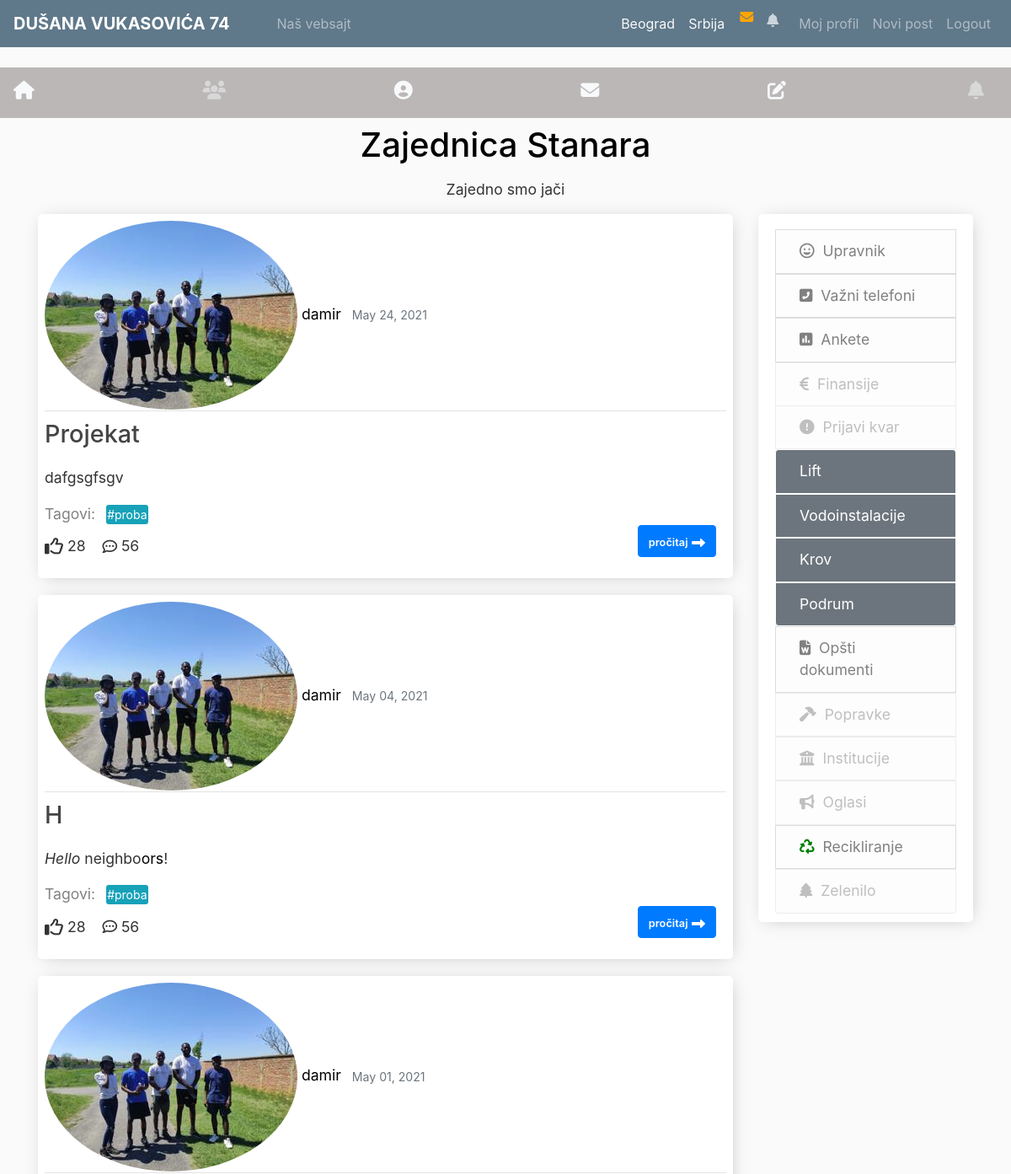
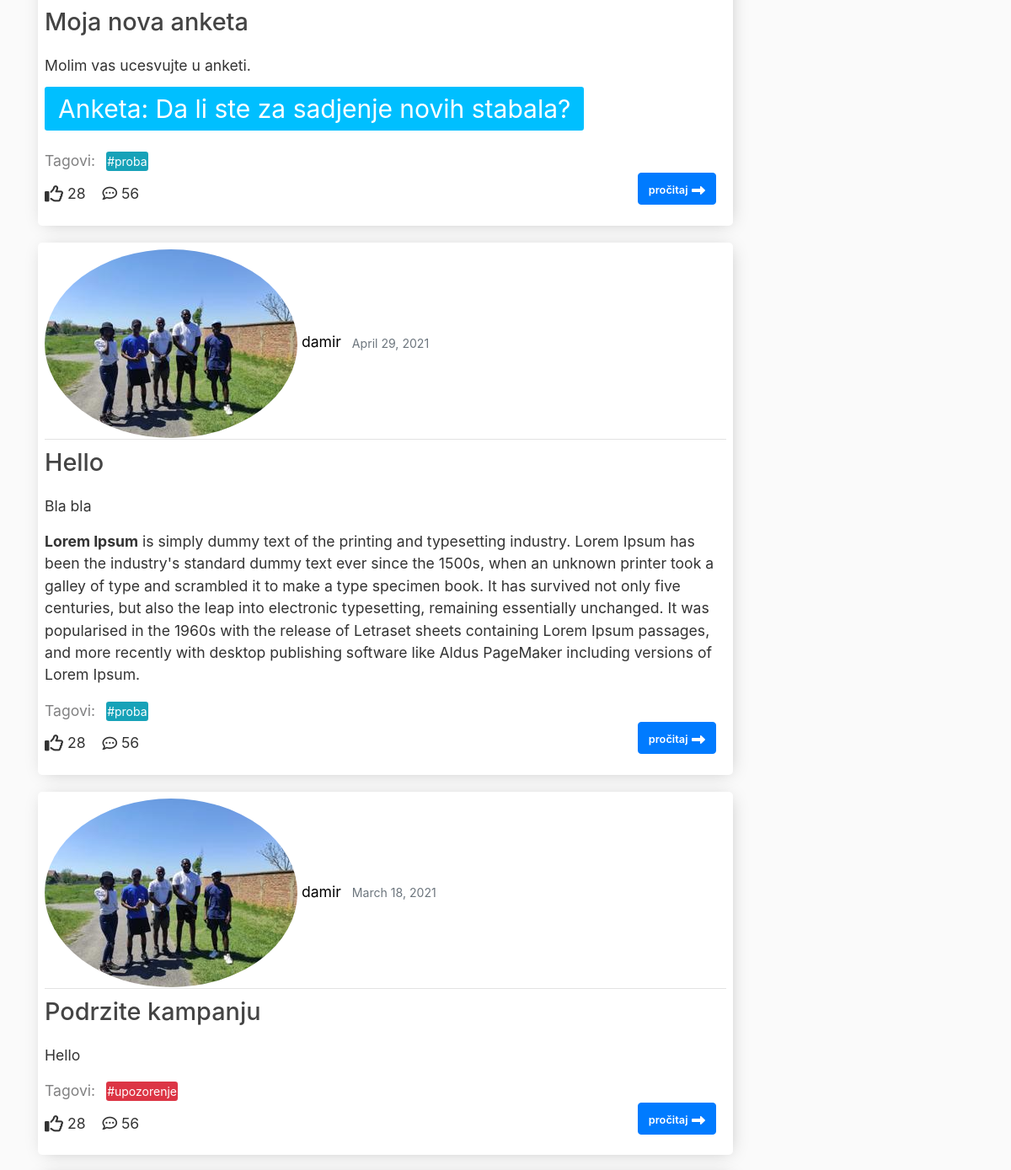
The page /home_user/ (signed in, upper part) on the database as committed earlier (2 pictures, top to bottom).
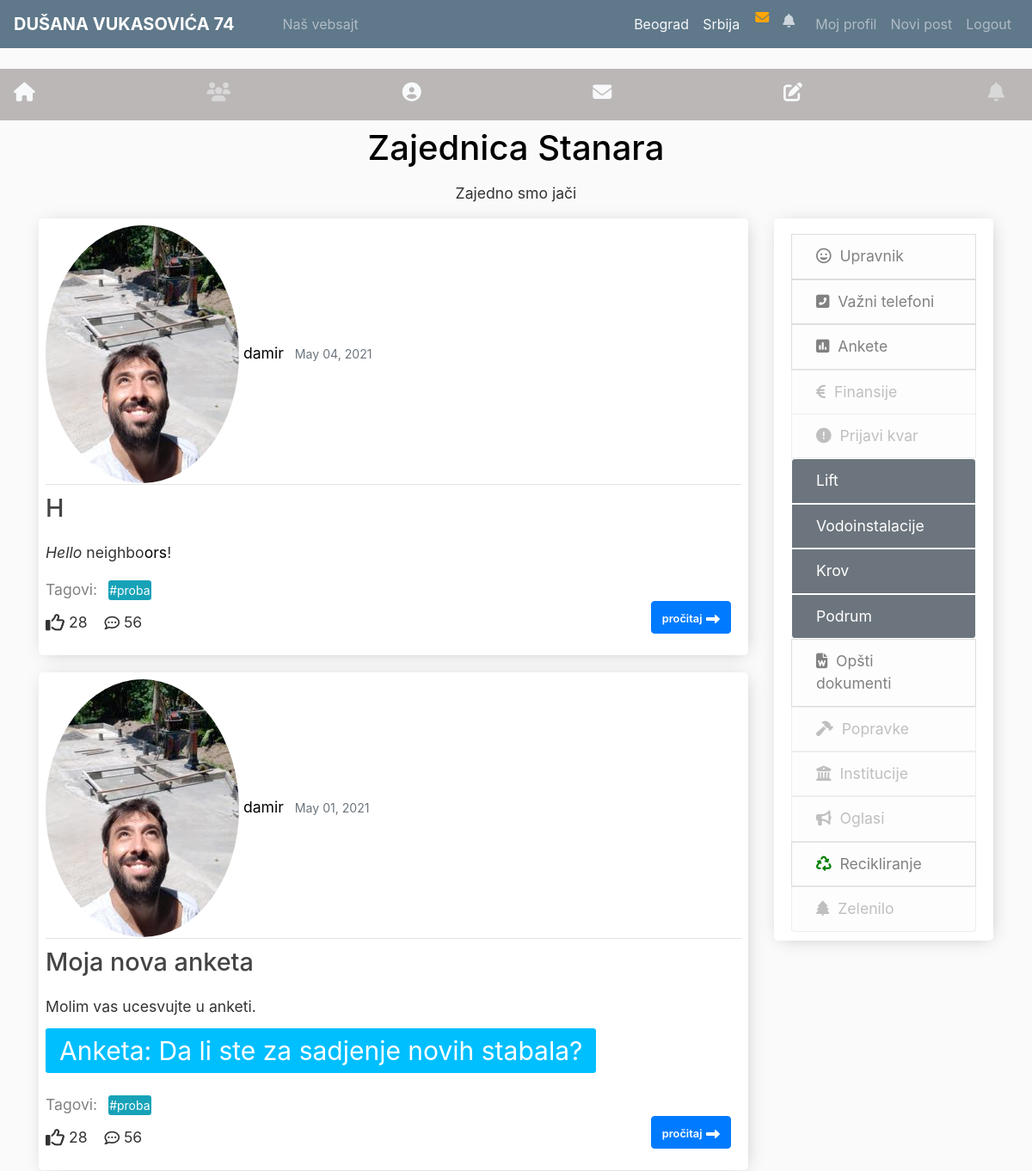
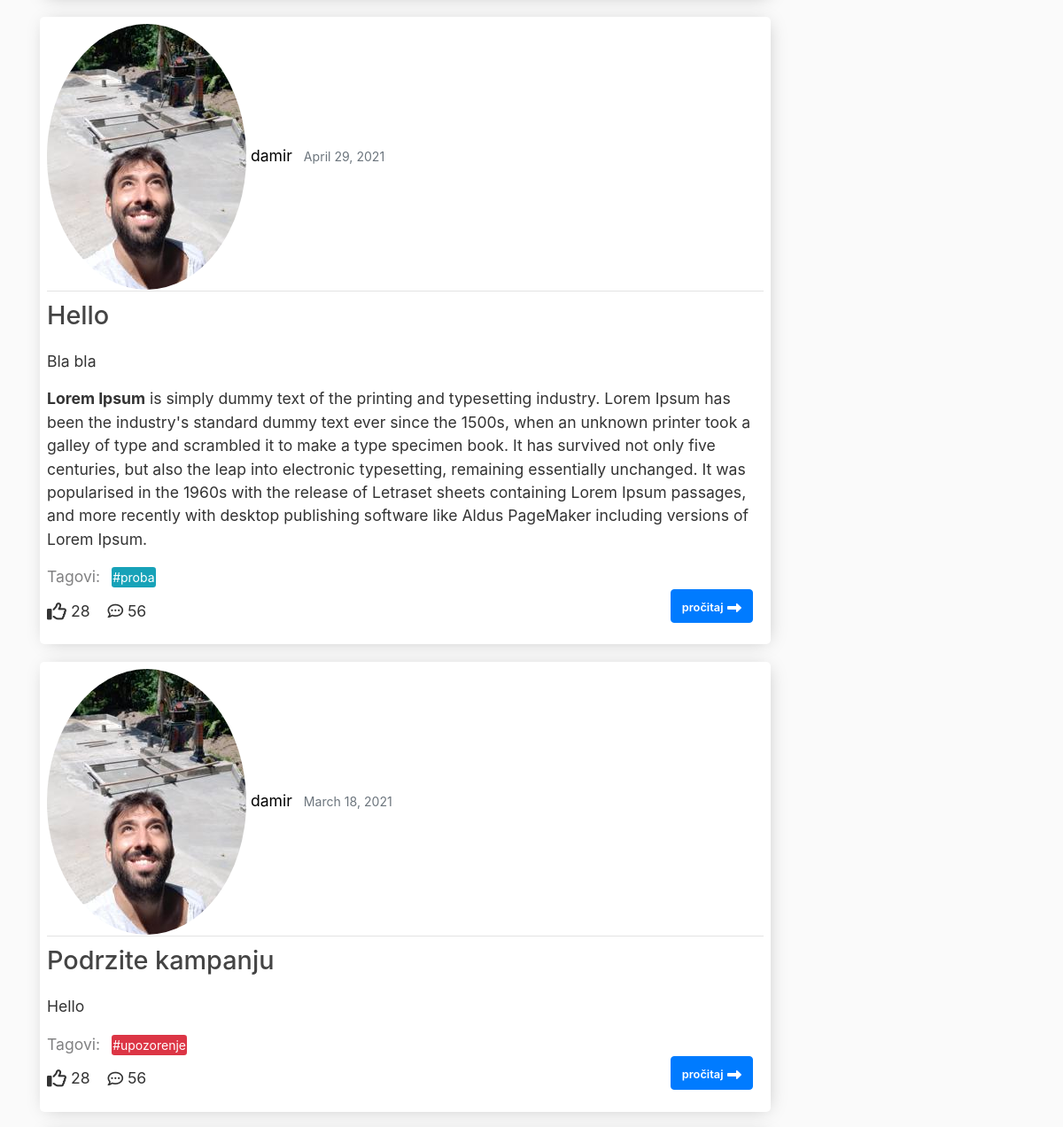
The same page on the database as committed later (2 pictures, top to bottom).
### users/models.py (models this page shows, shortened)
class Ulaz(models.Model):
    Grad = models.ForeignKey(
        Grad, on_delete=models.SET_NULL, related_name="ulazi", null=True
    )
    Opština = models.ForeignKey(
        Opština, on_delete=models.SET_NULL, related_name="ulazi", null=True
    )
    Ulica_i_broj = models.CharField(max_length=100)
    website = models.URLField(default="https://www.b92.net/")
    papir_box_full = models.BooleanField(default=False)
    cep_box_full = models.BooleanField(default=False)
    cep_box_filled_date = models.FloatField(null=True, blank=True)
    city = models.CharField(max_length=255, default='Belgrade')
    location = PlainLocationField(
        based_fields=['city'], zoom=10, null=True, blank=True
    )
    class Meta:
        verbose_name_plural = "Ulazi"

class CustomUser(AbstractUser):
    username_validator = MyValidator()
    username = models.CharField(
        _('username'),
        max_length=150,
        unique=True,
        help_text=_(
            'Required. 150 characters or fewer.'
            'Letters, digits and @/./ /-/_ only.'
        ),
        validators=[username_validator],
        error_messages={
            'unique': _("A user with that username already exists."),
        },
    )
    is_director = models.BooleanField(default=False)
    Grad = models.CharField(max_length=100)
    Opština = models.CharField(max_length=25)
    Ulica_i_broj = models.CharField(max_length=100)
    Broj_stana = models.CharField(max_length=25)
    Ulaz = models.ForeignKey(
        Ulaz, on_delete=models.CASCADE, null=True, blank=True
    )
    upravnik_id = models.CharField(max_length=25, null=True, blank=True)
    def __str__(self):
        return str(self.username)

class Profile(models.Model):
    user = models.OneToOneField(CustomUser, on_delete=models.CASCADE)
    image = models.ImageField(default='default.jpg', upload_to="profile_pics")
    o_sebi = models.TextField(null=True, blank=True)
    oceni_upravnika = models.IntegerField(
        validators=[MinValueValidator(1), MaxValueValidator(10)],
        null=True,
        blank=True
    )
    prosecna_ocena = models.FloatField(null=True, blank=True)
    broj_ocenjivaca = models.IntegerField(null=True, blank=True)
    is_director = models.BooleanField(default=False)
    radi_za = models.CharField(max_length=100, null=True, blank=True)
    vrsta_upravnika = models.CharField(max_length=100, null=True, blank=True)
    is_organisation = models.BooleanField(default=False)

### home/models.py (models this page shows, shortened)
class Post(models.Model):
    title = models.CharField("Naslov", max_length=100)
    Sadržaj = RichTextUploadingField(null=True, blank=True)
    date_posted = models.DateTimeField(default=timezone.now)
    author = models.ForeignKey(CustomUser, on_delete=models.CASCADE)
    tip = models.CharField(
        max_length=50, choices=post_outlines, default="Info"
    )
    slug = models.SlugField(max_length=100, null=True)
    tags = TaggableManager("Tagovi")
    anketa_id = models.IntegerField(blank=True, null=True)
    anketa_title = models.CharField(max_length=100, blank=True, null=True)

### home/views.py (the view)
# urls.py: path("home_user/", PostListView.as_view(), name="app-home-user"),
class PostListView(LoginRequiredMixin, ListView):
    template_name = "home/home.html"
    context_object_name = "posts"
    paginate_by = 5
    def get_queryset(self):
        posts = Post.objects.filter(
            author__Ulaz__Ulica_i_broj=self.request.user.Ulaz.Ulica_i_broj
        ).order_by("-date_posted")
        return posts
    def get_context_data(self, **kwargs):
        context = super(PostListView, self).get_context_data(**kwargs)
        context["upravnik"] = Upravnik.objects.get(ulaz=self.request.user.Ulaz)
        context["ulaz"] = self.request.user.Ulaz.Ulica_i_broj
        context["website"] = self.request.user.Ulaz.website
        messages = MessageForUpravnik.objects.filter(
            receiver=self.request.user
        )
        context["user_messages"] = messages
        return context

### home/templates/home/home.html (shortened to what this page needs)
{% extends 'home/base_content.html' %}
{% block content%}
	{% for post in posts %}
	  <article class="media content-section p-2" style="position: relative;">
	  <div class="media-body">
	    <div class="article-metadata">
	    {% if user == post.author %}
	        <img class="rounded-circle post-author-img" src="{{ user.profile.image.url }}">
	        <a class="mr-2" href="{% url 'profile' %}">{{ post.author }}</a>
	    {% else %}
	        {% if post.author == upravnik.user %}
	            <a class="mr-2" href="{% url 'manager' %}">{{ post.author }}</a>
	        {% else %}
	            <a class="mr-2" href="{% url 'user-profile' post.author.id %}">{{ post.author }}</a>
	        {% endif %}
	    {% endif %}
	      <small class="text-muted">{{ post.date_posted|date:"F d, Y" }}</small>
	    </div>
	    <h2><a class="article-title" href="{% url 'post-detail' post.id %}">{{ post.title }}</a></h2>
	    <p class="article-content">{{ post.Sadržaj|safe }}<span><a href="{% url 'post-detail' post.id %}"></a></span></p>
	    {% if post.anketa_id != None %}
	        <a class="btn-lg btn-success border-0" href="{% url 'poll-vote' post.anketa_id %}" style="font-size: 30px; background-color: deepskyblue; border-radius: .2rem;">Anketa: {{ post.anketa_title }}</a><br><br>
	    {% endif %}
	    <ul class="list-inline">
	    	<li class="list-inline-item">Tagovi:</li>
	     {% for tag in post.tags.all %}
	         {% if tag.name == "upozorenje" %}
	             <li class="list-inline-item"><a href="{% url 'app-tagged' tag.slug %}"><button class="btn-sm btn-danger border-0" type="submit">#{{ tag }}</button></a></li>
	         {% else %}
        	    <li class="list-inline-item"><a href="{% url 'app-tagged' tag.slug %}"><button class="btn-sm btn-info border-0" type="submit">#{{ tag }}</button></a></li>
        	{% endif %}
        {% endfor %}
    </ul>
    <p><i class="far fa-thumbs-up fa-lg mt-4"></i>&nbsp;<span>28</span>&nbsp;&nbsp;&nbsp;&nbsp;<i class="far fa-comment-dots"></i>&nbsp;<span>56</span><a href="{% url 'post-detail' post.id %}" class="btn btn-primary" style="position: absolute; right: 20px;"><small style="font-weight: 600;">pročitaj</small>&nbsp;<i class="fas fa-long-arrow-alt-right" style="position: relative; top: 2px;"></i></a></p>
	</div>
	</article>
	{% endfor %}
{% endblock content %}

### home/templates/home/base.html (shortened to what this page needs)
<!DOCTYPE html>
<html>
{% load pwa %}
{% load static %}
<head>
    <link rel="stylesheet" href="https://stackpath.bootstrapcdn.com/bootstrap/4.5.2/css/bootstrap.min.css">
    <link rel="stylesheet" href="https://unpkg.com/leaflet@1.6.0/dist/leaflet.css"
/>
    <link href='https://api.mapbox.com/mapbox.js/plugins/leaflet-fullscreen/v1.0.1/leaflet.fullscreen.css' rel='stylesheet' />
    <link rel="stylesheet" type="text/css" href="{% static 'home/main.css' %}">
</head>
{% if user.is_authenticated %}
    <body id="body-auth">
{% else%}
    <body>
{% endif %}
	  <nav class="navbar navbar-expand-md navbar-dark bg-steel fixed-top">
	     {% if user.is_authenticated %}
	         {% if 'papir' in request.path %}
	              <a class="navbar-brand mr-5 font-weight-bold" href="/" style="font-style: italic; font-size: 22px; margin-left: auto;">ZS</a>
	          {% else %}
    	          {% if not user.profile.is_organisation %}
    	              {% if not user.is_director %}
    	                  <a class="navbar-brand mr-5 font-weight-bold" href="{% url 'app-home' %}" style="margin-left: auto;">{{ ulaz }}</a>
    	              {% else %}
    	                  <a class="navbar-brand mr-5 font-weight-bold" href="{% url 'app-home' %}" style="margin-left: auto;">Početna</a>
    	              {% endif %}
    	          {% endif %}
	         {% endif %}
	      {% else %}
	          <a class="navbar-brand mr-5 font-weight-bold" href="/" style="font-style: italic; font-size: 22px; margin-left: auto;">ZS</a>
	      {% endif %}
	      <div class="collapse navbar-collapse" id="navbarToggle">
    	      <ul class="navbar-nav">
    	          {% if user.is_authenticated %}
    	        	  {% if not user.profile.is_organisation %}
    	                 <li class="nav-item">
    	                    <a class="nav-link" href="{{ website }}">Naš vebsajt</a>
    	                </li>
    	              {% endif %}
    	          {% endif %}
    	     </ul>
    	     <ul id="nav-righ" class="navbar-nav ml-auto">
    	        {% if user.is_authenticated %}
    	        <li class="nav-item text-light">
                      <a href="#" class="text-light nav-link">Beograd</a>
                  </li>
                  <li class="nav-item ">
                      <a href="#" class="text-light nav-link" style="margin-right: 10px;">Srbija</a>
                  </li>
    	        <li id="inbox-item" class="nav-item">
                      <a href="{% url 'message-list' %}"><i id="envelope-icon" class="fas fa-envelope" style="color: orange;"></i></a>
                  </li>
                  <li class="nav-item">
                	  <i id="bell-icon" class="fas fa-bell">
                	  </i>
                  </li>
    	        	{% if not user.profile.is_organisation %}
        	        	<li class="nav-item">
        	        	    <a class="nav-link" href="{% url 'profile' %}">Moj profil </a>
        	        	</li>
        	        	{% if not user.is_director %}
            	        	<li class="nav-item">
            	        	    <a class="nav-link" href="{% url 'post-create' %}">Novi post </a>
            	        	</li>
            	        {% endif %}
    	        	{% endif %}
    	        	<li class="nav-item">
    	        	    <a class="nav-link" href="{% url 'logout' %}">Logout</a>
    	        	</li>
    	        {% endif %}
    	        </ul>
	        </div>
	  </nav>
	{% if user.is_authenticated %}
	    <ul id="between" class="nav justify-content-between" style="height: 60px; margin-top: 10px; background-color: #bab7b6; padding-top: 6px;">
          <li class="nav-item">
            <a class="nav-link" href="{% url 'app-home' %}"><i class="fas fa-home fa-lg text-light"></i><span class="sr-only">(current)</span></a>
          </li>
           <li class="nav-item" style="pointer-events: none; opacity: 0.5;">
            <a class="nav-link" href="#"><i class="fas fa-users fa-lg text-light"></i></a>
          </li>
          <li class="nav-item">
            <a class="nav-link" href="{% url 'profile' %}"><i class="fas fa-user-circle fa-lg text-light"></i></a>
          </li>
          <li class="nav-item">
            <a class="nav-link" href="{% url 'message-list' %}"><i class="fas fa-envelope fa-lg text-light" onclick="markSeen()"></i></a>
          </li>
          <li class="nav-item">
            <a class="nav-link" href="{% url 'post-create' %}"><i class="fas fa-edit fa-lg text-light"></i></a>
          </li>
          <li class="nav-item" style="pointer-events: none; opacity: 0.5;">
            <a class="nav-link" href="#"><i class="fas fa-bell fa-lg text-light"></i></a>
          </li>
    </ul>
    {% endif %}
	<div class="header" style="text-align: center;">
      <h2><a href="#">Zajednica Stanara</a></h2>
      <p>Zajedno smo jači</p>
    </div>
    {% block main_content %}
    {% endblock main_content %}
</body>
</html>

Rows that differ between the two databases and show on the page:
removed Post: profile.image (picture), author "damir", date_posted "May 24, 2021", title "Projekat", Sadržaj "dafgsgfsgv", Tag (name "proba")
changed through a linked row, Post "Hello neighbo ors !": profile.image: a different picture
changed through a linked row, Post "Da li ste za sadjenje novih stabala?": profile.image: a different picture
changed through a linked row, Post "April 29, 2021": profile.image: a different picture
changed through a linked row, Post "Podrzite kampanju": profile.image: a different picture
